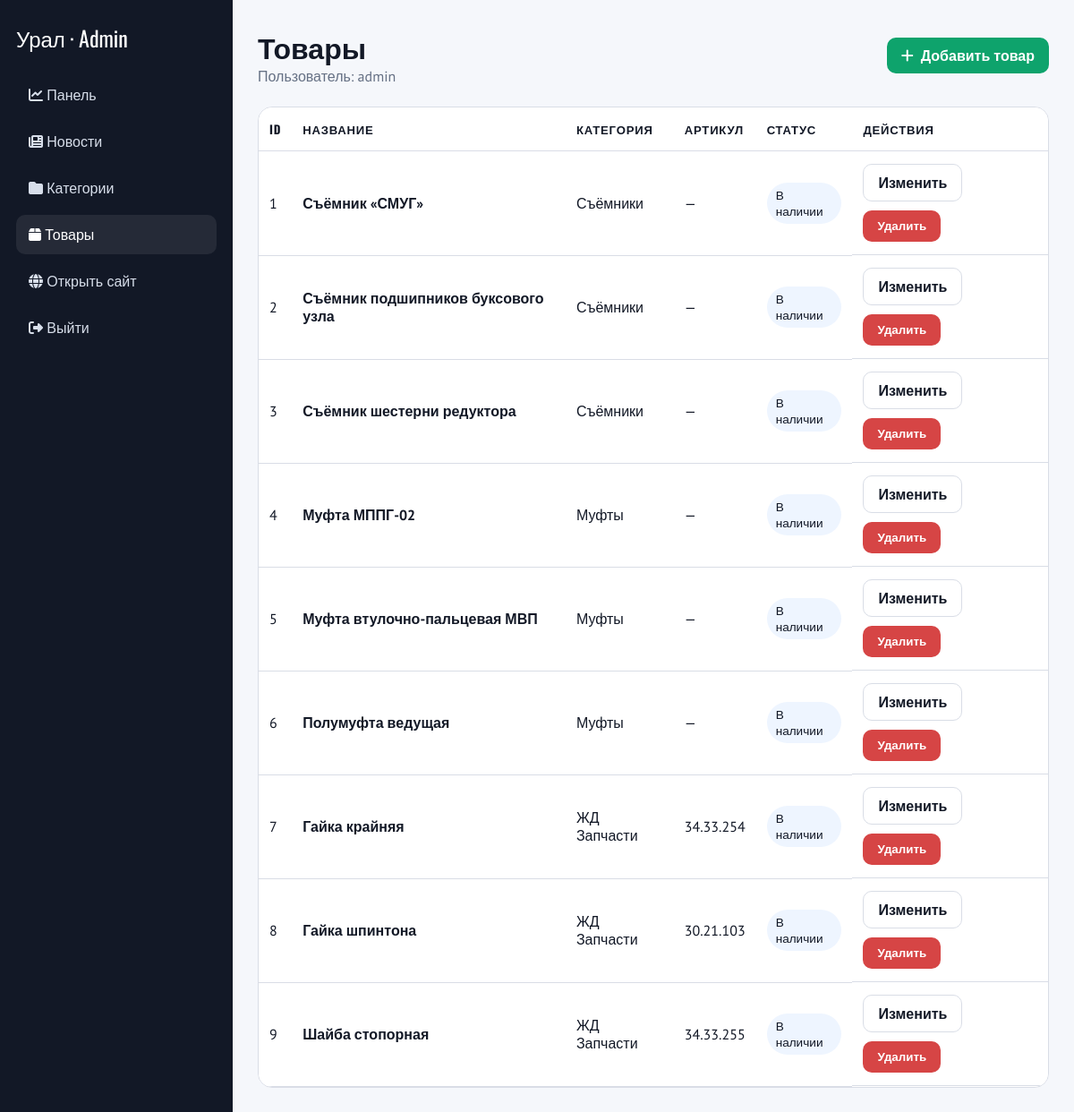
The app's page /admin/products/ (signed in) with its own data.
### tables this page shows
CREATE TABLE products (
            id INTEGER PRIMARY KEY AUTOINCREMENT,
            category_id INTEGER NOT NULL,
            name TEXT NOT NULL,
            slug TEXT NOT NULL UNIQUE,
            sku TEXT,
            short_description TEXT,
            description TEXT,
            image TEXT,
            stock_status TEXT NOT NULL DEFAULT 'В наличии',
            is_published INTEGER NOT NULL DEFAULT 1,
            sort_order INTEGER NOT NULL DEFAULT 0,
            created_at TEXT NOT NULL DEFAULT CURRENT_TIMESTAMP,
            updated_at TEXT NOT NULL DEFAULT CURRENT_TIMESTAMP,
            FOREIGN KEY(category_id) REFERENCES categories(id)
        );

CREATE TABLE categories (
            id INTEGER PRIMARY KEY AUTOINCREMENT,
            name TEXT NOT NULL,
            slug TEXT NOT NULL UNIQUE,
            description TEXT,
            sort_order INTEGER NOT NULL DEFAULT 0,
            is_active INTEGER NOT NULL DEFAULT 1,
            created_at TEXT NOT NULL DEFAULT CURRENT_TIMESTAMP
        );

### app.py (the view)
@app.route('/admin/products/')
@admin_required
def admin_products_list():
    items = query_db(
        'SELECT p.*, c.name AS category_name FROM products p JOIN categories c ON c.id = p.category_id ORDER BY c.sort_order, p.sort_order, p.name'
    )
    return render_template('admin/products_list.html', items=items)

### app.py (called while the page is built)
def get_db():
    if 'db' not in g:
        g.db = sqlite3.connect(DB_PATH)
        g.db.row_factory = sqlite3.Row
    return g.db

def query_db(query, args=(), one=False):
    cur = get_db().execute(query, args)
    rows = cur.fetchall()
    cur.close()
    return (rows[0] if rows else None) if one else rows

@app.context_processor
def inject_globals():
    categories = []
    recent_news = []
    try:
        categories = query_db('SELECT * FROM categories WHERE is_active = 1 ORDER BY sort_order, name')
        recent_news = query_db(
            'SELECT * FROM news WHERE is_published = 1 ORDER BY COALESCE(published_at, created_at) DESC LIMIT 3'
        )
    except sqlite3.OperationalError:
        pass
    return {
        'nav_categories': categories,
        'footer_recent_news': recent_news,
        'is_admin_logged_in': bool(session.get('admin_id')),
    }

def admin_required(view):
    @wraps(view)
    def wrapped(*args, **kwargs):
        if not session.get('admin_id'):
            flash('Сначала войдите в админ-панель.', 'error')
            return redirect(url_for('admin_login'))
        return view(*args, **kwargs)
    return wrapped

### templates/admin/products_list.html
{% extends "admin/base.html" %}
{% block page_title %}Товары{% endblock %}
{% block page_actions %}<a class="btn" href="{{ url_for('admin_product_create') }}"><i class="fa fa-plus"></i> Добавить товар</a>{% endblock %}
{% block content %}
<div class="card" style="padding:0;overflow:hidden;">
<table>
  <thead><tr><th>ID</th><th>Название</th><th>Категория</th><th>Артикул</th><th>Статус</th><th>Действия</th></tr></thead>
  <tbody>
    {% for item in items %}
    <tr>
      <td>{{ item.id }}</td>
      <td><strong>{{ item.name }}</strong></td>
      <td>{{ item.category_name }}</td>
      <td>{{ item.sku or '—' }}</td>
      <td><span class="badge">{{ item.stock_status }}</span></td>
      <td class="actions">
        <a class="btn-outline" href="{{ url_for('admin_product_edit', item_id=item.id) }}">Изменить</a>
        <form method="post" action="{{ url_for('admin_product_delete', item_id=item.id) }}" onsubmit="return confirm('Удалить товар?');">
          <button class="btn-danger" type="submit">Удалить</button>
        </form>
      </td>
    </tr>
    {% endfor %}
  </tbody>
</table>
</div>
{% endblock %}

### templates/admin/base.html (style rules this page uses)
:root { --dark:#121826;--green:#0ea36c;--border:#d9dde6;--bg:#f5f7fb;--white:#fff;--gray:#657084; }
* { box-sizing:border-box }
body { margin:0;background:var(--bg);font-family:'PT Sans',sans-serif;color:var(--dark) }
a { text-decoration:none;color:inherit }
.btn,.btn-danger,.btn-outline { display:inline-flex;align-items:center;gap:8px;padding:10px 16px;border-radius:10px;border:0;cursor:pointer;font-weight:700 }
.btn { background:var(--green);color:#fff }
.btn-danger { background:#d64545;color:#fff }
.btn-outline { background:#fff;border:1px solid var(--border) }
.card { background:#fff;border:1px solid var(--border);border-radius:16px;padding:22px;margin-bottom:20px }
table { width:100%;border-collapse:collapse;background:#fff;border-radius:14px;overflow:hidden }
th,td { padding:14px 12px;border-bottom:1px solid var(--border);text-align:left }
th { font-family:'Oswald',sans-serif;font-size:.82rem;letter-spacing:.06em;text-transform:uppercase }
.actions { display:flex;gap:10px;align-items:center;flex-wrap:wrap }
.badge { display:inline-block;background:#eef5ff;padding:5px 10px;border-radius:999px;font-size:.85rem }

### records on screen
products: id "1", name "Съёмник «СМУГ»", category_name "Съёмники", sku "—", stock_status "В наличии"
products: id "2", name "Съёмник подшипников буксового узла", category_name "Съёмники", sku "—", stock_status "В наличии"
products: id "3", name "Съёмник шестерни редуктора", category_name "Съёмники", sku "—", stock_status "В наличии"
products: id "4", name "Муфта МППГ-02", category_name "Муфты", sku "—", stock_status "В наличии"
products: id "5", name "Муфта втулочно-пальцевая МВП", category_name "Муфты", sku "—", stock_status "В наличии"
products: id "6", name "Полумуфта ведущая", category_name "Муфты", sku "—", stock_status "В наличии"
products: id "7", name "Гайка крайняя", category_name "ЖД Запчасти", sku "34.33.254", stock_status "В наличии"
products: id "8", name "Гайка шпинтона", category_name "ЖД Запчасти", sku "30.21.103", stock_status "В наличии"
products: id "9", name "Шайба стопорная", category_name "ЖД Запчасти", sku "34.33.255", stock_status "В наличии"

### other values on screen
{{ session.get('admin_username', 'admin') }} "admin"
